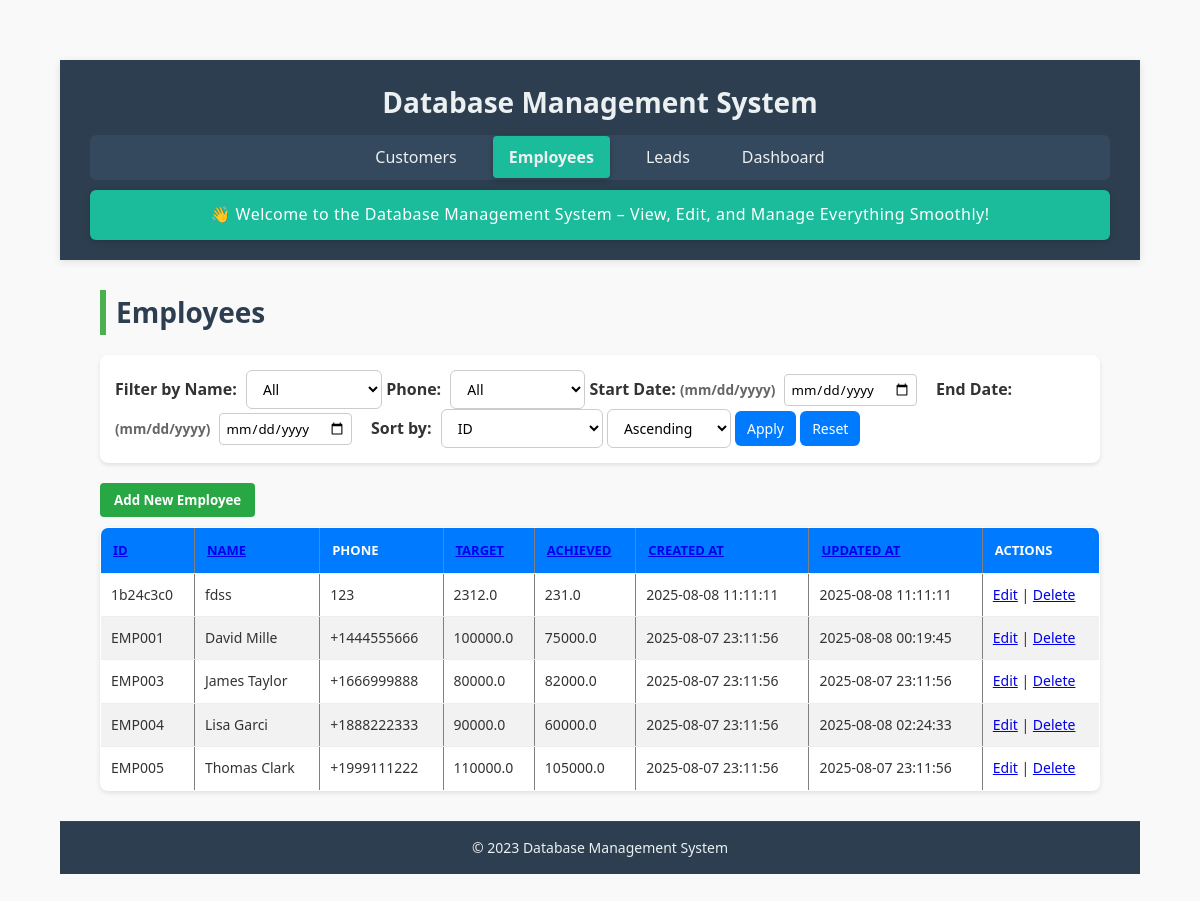
Page /employees on the earlier database version.
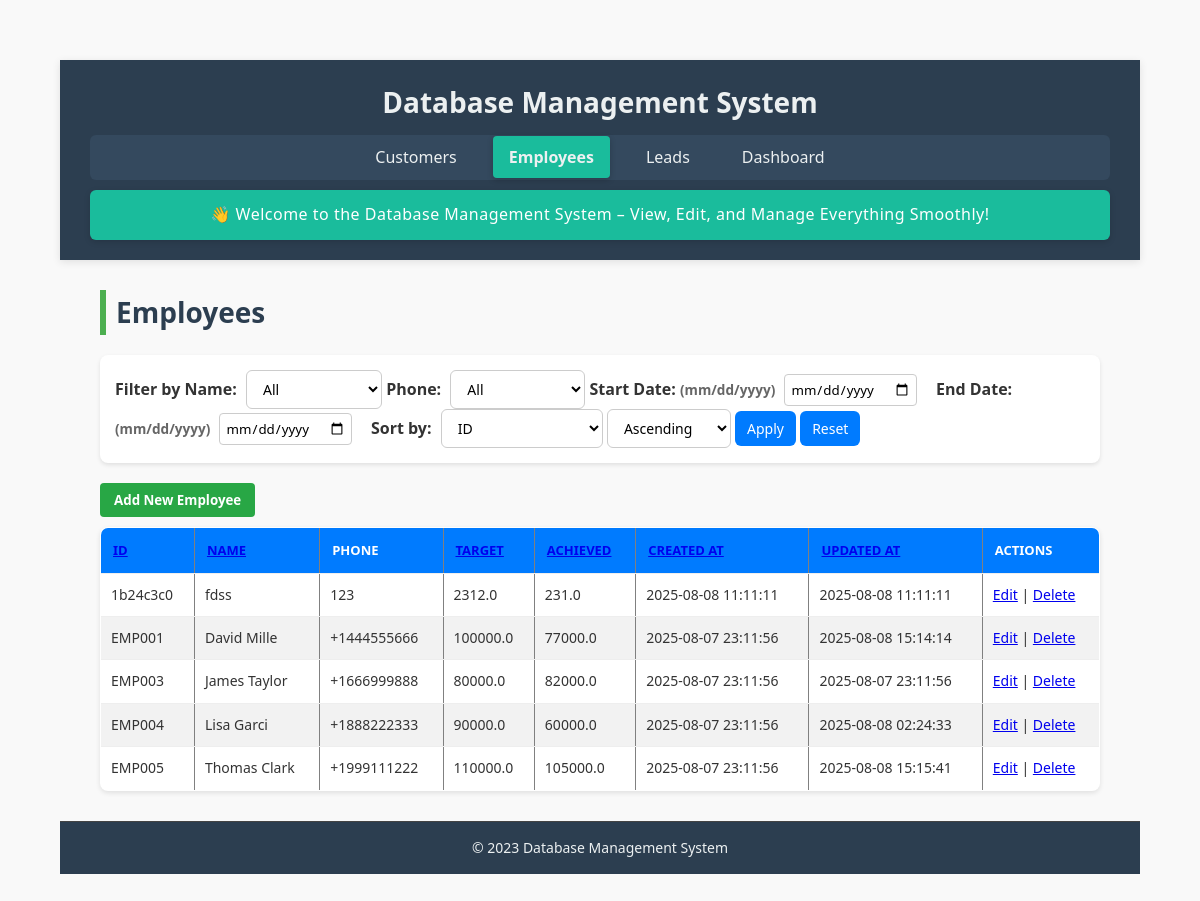
Same page on the later database version.
### tables this page shows
CREATE TABLE employees (
    empId TEXT PRIMARY KEY,
    empName TEXT NOT NULL,
    phoneNo TEXT,
    targetAmount REAL NOT NULL CHECK (targetAmount >= 0),
    achievedAmount REAL NOT NULL CHECK (achievedAmount >= 0),
    createdAt TEXT DEFAULT CURRENT_TIMESTAMP,
    updatedAt TEXT DEFAULT CURRENT_TIMESTAMP
);

### app.py (the view)
@app.route('/employees')
def employees():
    filters = {
        'empName': request.args.get('empName', ''),
        'phoneNo': request.args.get('phoneNo', ''),
        'start_date': request.args.get('start_date', ''),
        'end_date': request.args.get('end_date', '')
    }
    sort_by = request.args.get('sort_by', 'empId')
    sort_order = request.args.get('sort_order', 'asc')
    query = "SELECT * FROM employees WHERE 1=1"
    params = []
    for col in ['empName', 'phoneNo']:
        val = filters[col]
        if val:
            query += f" AND {col} = ?"
            params.append(val)
    if filters['start_date']:
        query += " AND DATE(createdAt) >= ?"
        params.append(filters['start_date'])
    if filters['end_date']:
        query += " AND DATE(createdAt) <= ?"
        params.append(filters['end_date'])
    query += f" ORDER BY {sort_by} {sort_order.upper()}"
    with closing(get_db_connection()) as conn:
        with closing(conn.cursor()) as cursor:
            cursor.execute(query, params)
            employees = cursor.fetchall()
            column_values = {
                'empName': [row['empName'] for row in conn.execute("SELECT DISTINCT empName FROM employees")],
                'phoneNo': [row['phoneNo'] for row in conn.execute("SELECT DISTINCT phoneNo FROM employees")]
            }
    return render_template('employees.html',
                         employees=employees,
                         filters=filters,
                         sort_by=sort_by,
                         sort_order=sort_order,
                         column_values=column_values)

### app.py (called while the page is built)
def get_db_connection():
    conn = sqlite3.connect(DATABASE, timeout=10)
    conn.row_factory = sqlite3.Row
    conn.execute("PRAGMA journal_mode=WAL")
    return conn

### templates/employees.html (shortened to what the changed rows need)
{% extends "base.html" %}
{% block content %}
<h2>Employees</h2>
<table border="1">
    <thead>
        <tr>
            <th>
                <a
                    href="{{ url_for('employees') }}?empName={{ filters.empName }}&phoneNo={{ filters.phoneNo }}&start_date={{ filters.start_date }}&end_date={{ filters.end_date }}&sort_by=empId&sort_order={{ 'asc' if sort_order == 'desc' else 'desc' }}">ID</a>
            </th>
            <th>
                <a
                    href="{{ url_for('employees') }}?empName={{ filters.empName }}&phoneNo={{ filters.phoneNo }}&start_date={{ filters.start_date }}&end_date={{ filters.end_date }}&sort_by=empName&sort_order={{ 'asc' if sort_order == 'desc' else 'desc' }}">Name</a>
            </th>
            <th>Phone</th>
            <th>
                <a
                    href="{{ url_for('employees') }}?empName={{ filters.empName }}&phoneNo={{ filters.phoneNo }}&start_date={{ filters.start_date }}&end_date={{ filters.end_date }}&sort_by=targetAmount&sort_order={{ 'asc' if sort_order == 'desc' else 'desc' }}">Target</a>
            </th>
            <th>
                <a
                    href="{{ url_for('employees') }}?empName={{ filters.empName }}&phoneNo={{ filters.phoneNo }}&start_date={{ filters.start_date }}&end_date={{ filters.end_date }}&sort_by=achievedAmount&sort_order={{ 'asc' if sort_order == 'desc' else 'desc' }}">Achieved</a>
            </th>
            <th>
                <a
                    href="{{ url_for('employees') }}?empName={{ filters.empName }}&phoneNo={{ filters.phoneNo }}&start_date={{ filters.start_date }}&end_date={{ filters.end_date }}&sort_by=createdAt&sort_order={{ 'asc' if sort_order == 'desc' else 'desc' }}">Created
                    At</a>
            </th>
            <th>
                <a
                    href="{{ url_for('employees') }}?empName={{ filters.empName }}&phoneNo={{ filters.phoneNo }}&start_date={{ filters.start_date }}&end_date={{ filters.end_date }}&sort_by=updatedAt&sort_order={{ 'asc' if sort_order == 'desc' else 'desc' }}">Updated
                    At</a>
            </th>
            <th>Actions</th>
        </tr>
    </thead>
    <tbody>
        {% for employee in employees %}
        <tr>
            <td>{{ employee.empId }}</td>
            <td>{{ employee.empName }}</td>
            <td>{{ employee.phoneNo or '' }}</td>
            <td>{{ employee.targetAmount }}</td>
            <td>{{ employee.achievedAmount }}</td>
            <td>{{ employee.createdAt }}</td>
            <td>{{ employee.updatedAt }}</td>
            <td>
                <a href="{{ url_for('edit_employee', emp_id=employee.empId) }}">Edit</a> |
                <a href="{{ url_for('delete_employee', emp_id=employee.empId) }}"
                    onclick="return confirm('Delete this employee?')">Delete</a>
            </td>
        </tr>
        {% endfor %}
    </tbody>
</table>
{% endblock %}

Differences in the rows shown:
changed employees "EMP001": achievedAmount "75000.0" → "77000.0"; updatedAt "2025-08-08 00:19:45" → "2025-08-08 15:14:14"
changed employees "EMP005": updatedAt "2025-08-07 23:11:56" → "2025-08-08 15:15:41"
